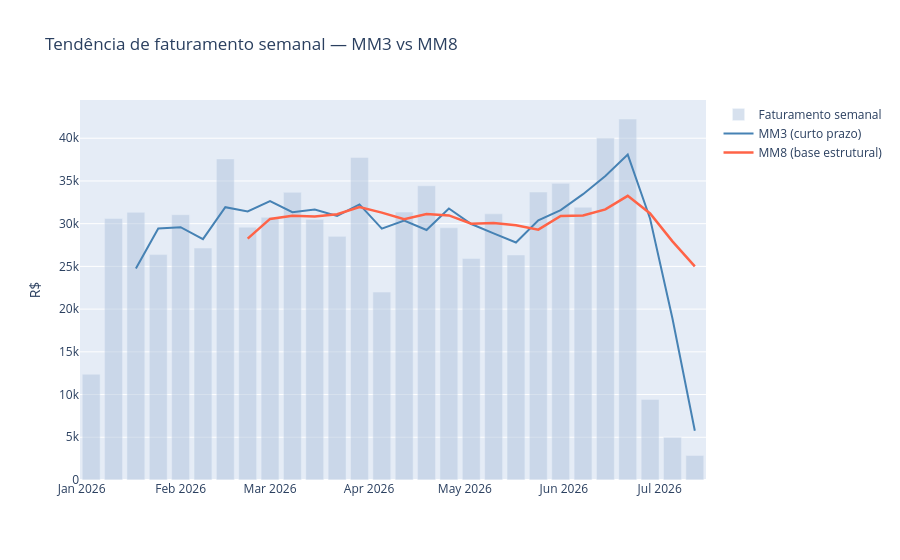

Notebook code for this chart:
### Code cell
# 3. Gráfico: faturamento real + as duas médias móveis sobrepostas
fig = go.Figure()

fig.add_trace(go.Bar(
    x=fat_semanal.index, y=fat_semanal['valor'],
    name='Faturamento semanal', marker_color='lightsteelblue', opacity=0.5
))
fig.add_trace(go.Scatter(
    x=fat_semanal.index, y=fat_semanal['mm3'],
    name='MM3 (curto prazo)', line=dict(color='steelblue', width=2)
))
fig.add_trace(go.Scatter(
    x=fat_semanal.index, y=fat_semanal['mm8'],
    name='MM8 (base estrutural)', line=dict(color='tomato', width=2.5)
))

fig.update_layout(
    title='Tendência de faturamento semanal — MM3 vs MM8',
    yaxis_title='R$',
    hovermode='x unified'
)
fig.show()
